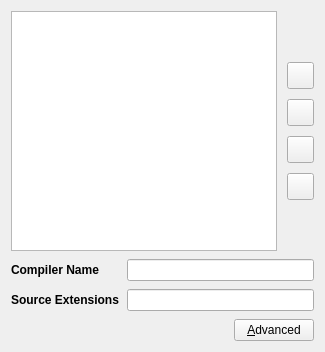
<?xml version="1.0" encoding="UTF-8"?>
<ui version="4.0">
 <class>CompilerSettings</class>
 <widget class="QWidget" name="CompilerSettings">
  <property name="geometry">
   <rect>
    <x>0</x>
    <y>0</y>
    <width>325</width>
    <height>352</height>
   </rect>
  </property>
  <property name="minimumSize">
   <size>
    <width>325</width>
    <height>352</height>
   </size>
  </property>
  <property name="windowTitle">
   <string>Form</string>
  </property>
  <layout class="QVBoxLayout" name="verticalLayout">
   <property name="spacing">
    <number>8</number>
   </property>
   <item>
    <layout class="QHBoxLayout" name="horizontalLayout_11">
     <property name="spacing">
      <number>10</number>
     </property>
     <item>
      <widget class="QListWidget" name="compilerList">
       <property name="styleSheet">
        <string notr="true">font-size: 9pt;</string>
       </property>
       <property name="editTriggers">
        <set>QAbstractItemView::NoEditTriggers</set>
       </property>
       <property name="selectionMode">
        <enum>QAbstractItemView::SingleSelection</enum>
       </property>
      </widget>
     </item>
     <item>
      <layout class="QVBoxLayout" name="verticalLayout_3">
       <item>
        <spacer name="verticalSpacer_2">
         <property name="orientation">
          <enum>Qt::Vertical</enum>
         </property>
         <property name="sizeHint" stdset="0">
          <size>
           <width>17</width>
           <height>13</height>
          </size>
         </property>
        </spacer>
       </item>
       <item>
        <widget class="QToolButton" name="moveUpButton">
         <property name="minimumSize">
          <size>
           <width>27</width>
           <height>27</height>
          </size>
         </property>
         <property name="maximumSize">
          <size>
           <width>27</width>
           <height>27</height>
          </size>
         </property>
         <property name="text">
          <string/>
         </property>
         <property name="icon">
          <iconset resource="resource.qrc">
           <normaloff>:/icon/uparrow.png</normaloff>:/icon/uparrow.png</iconset>
         </property>
         <property name="autoRaise">
          <bool>false</bool>
         </property>
         <property name="arrowType">
          <enum>Qt::NoArrow</enum>
         </property>
        </widget>
       </item>
       <item>
        <widget class="QToolButton" name="moveDownButton">
         <property name="minimumSize">
          <size>
           <width>27</width>
           <height>27</height>
          </size>
         </property>
         <property name="maximumSize">
          <size>
           <width>27</width>
           <height>27</height>
          </size>
         </property>
         <property name="text">
          <string/>
         </property>
         <property name="icon">
          <iconset resource="resource.qrc">
           <normaloff>:/icon/downarrow.png</normaloff>:/icon/downarrow.png</iconset>
         </property>
         <property name="autoRaise">
          <bool>false</bool>
         </property>
         <property name="arrowType">
          <enum>Qt::NoArrow</enum>
         </property>
        </widget>
       </item>
       <item>
        <widget class="QToolButton" name="addCompilerButton">
         <property name="minimumSize">
          <size>
           <width>27</width>
           <height>27</height>
          </size>
         </property>
         <property name="maximumSize">
          <size>
           <width>27</width>
           <height>27</height>
          </size>
         </property>
         <property name="text">
          <string/>
         </property>
         <property name="icon">
          <iconset resource="resource.qrc">
           <normaloff>:/icon/add.png</normaloff>:/icon/add.png</iconset>
         </property>
         <property name="autoRaise">
          <bool>false</bool>
         </property>
         <property name="arrowType">
          <enum>Qt::NoArrow</enum>
         </property>
        </widget>
       </item>
       <item>
        <widget class="QToolButton" name="deleteCompilerButton">
         <property name="minimumSize">
          <size>
           <width>27</width>
           <height>27</height>
          </size>
         </property>
         <property name="maximumSize">
          <size>
           <width>27</width>
           <height>27</height>
          </size>
         </property>
         <property name="text">
          <string/>
         </property>
         <property name="icon">
          <iconset resource="resource.qrc">
           <normaloff>:/icon/rod.png</normaloff>:/icon/rod.png</iconset>
         </property>
         <property name="autoRaise">
          <bool>false</bool>
         </property>
         <property name="arrowType">
          <enum>Qt::NoArrow</enum>
         </property>
        </widget>
       </item>
       <item>
        <spacer name="verticalSpacer_3">
         <property name="orientation">
          <enum>Qt::Vertical</enum>
         </property>
         <property name="sizeHint" stdset="0">
          <size>
           <width>17</width>
           <height>13</height>
          </size>
         </property>
        </spacer>
       </item>
      </layout>
     </item>
    </layout>
   </item>
   <item>
    <layout class="QGridLayout" name="gridLayout">
     <property name="spacing">
      <number>8</number>
     </property>
     <item row="0" column="0">
      <widget class="QLabel" name="compilerNameLabel">
       <property name="styleSheet">
        <string notr="true">font-size:9pt;font-weight:bold;</string>
       </property>
       <property name="text">
        <string>Compiler Name</string>
       </property>
      </widget>
     </item>
     <item row="0" column="1">
      <widget class="QLineEdit" name="compilerName">
       <property name="styleSheet">
        <string notr="true">font-size:9pt;</string>
       </property>
      </widget>
     </item>
     <item row="1" column="0">
      <widget class="QLabel" name="sourceExtensionsLabel">
       <property name="styleSheet">
        <string notr="true">font-size:9pt;font-weight:bold;</string>
       </property>
       <property name="text">
        <string>Source Extensions</string>
       </property>
      </widget>
     </item>
     <item row="1" column="1">
      <widget class="QLineEdit" name="sourceExtensions">
       <property name="styleSheet">
        <string notr="true">font-size:9pt;</string>
       </property>
      </widget>
     </item>
    </layout>
   </item>
   <item>
    <layout class="QHBoxLayout" name="horizontalLayout">
     <item>
      <spacer name="horizontalSpacer">
       <property name="orientation">
        <enum>Qt::Horizontal</enum>
       </property>
       <property name="sizeHint" stdset="0">
        <size>
         <width>40</width>
         <height>20</height>
        </size>
       </property>
      </spacer>
     </item>
     <item>
      <widget class="QPushButton" name="advancedButton">
       <property name="text">
        <string>&amp;Advanced</string>
       </property>
      </widget>
     </item>
    </layout>
   </item>
  </layout>
 </widget>
 <resources>
  <include location="resource.qrc"/>
 </resources>
 <connections/>
</ui>
